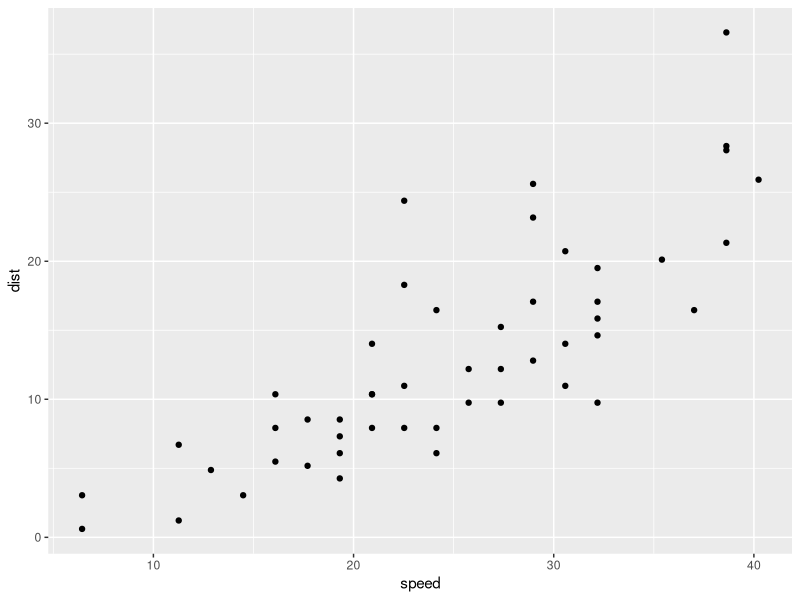
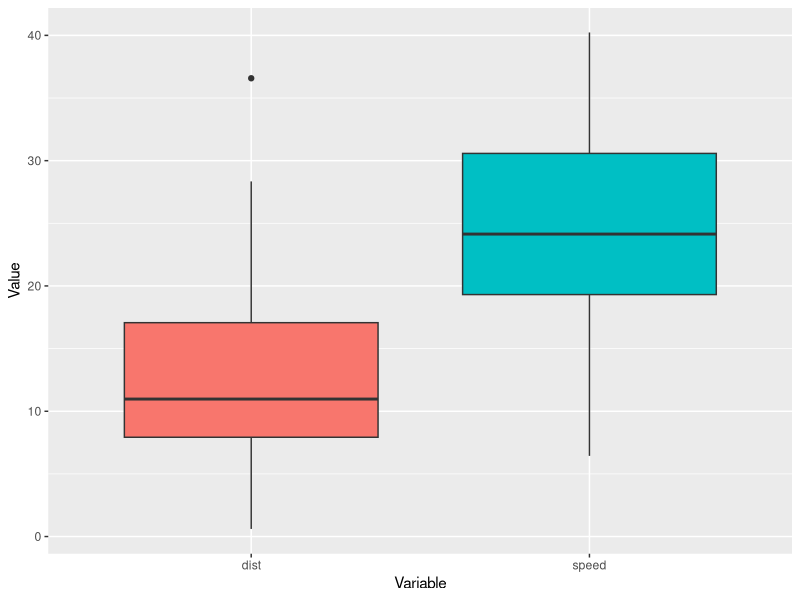
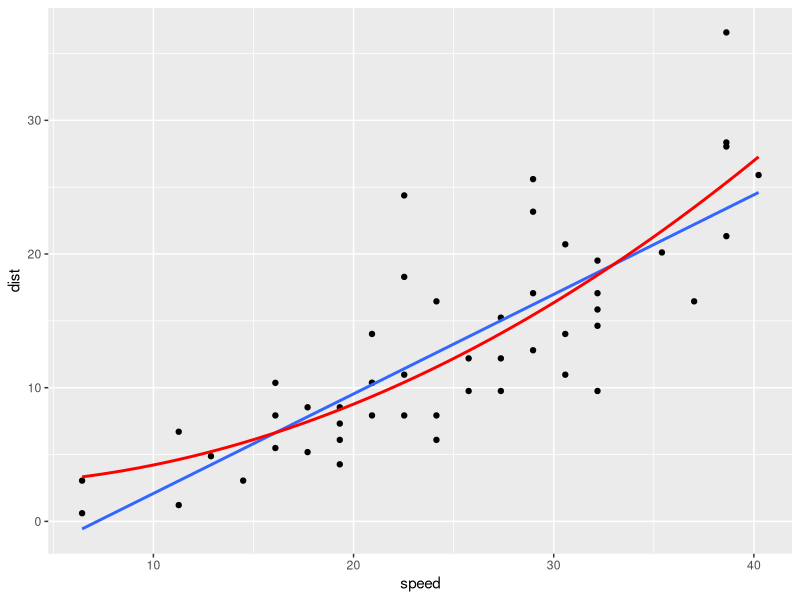
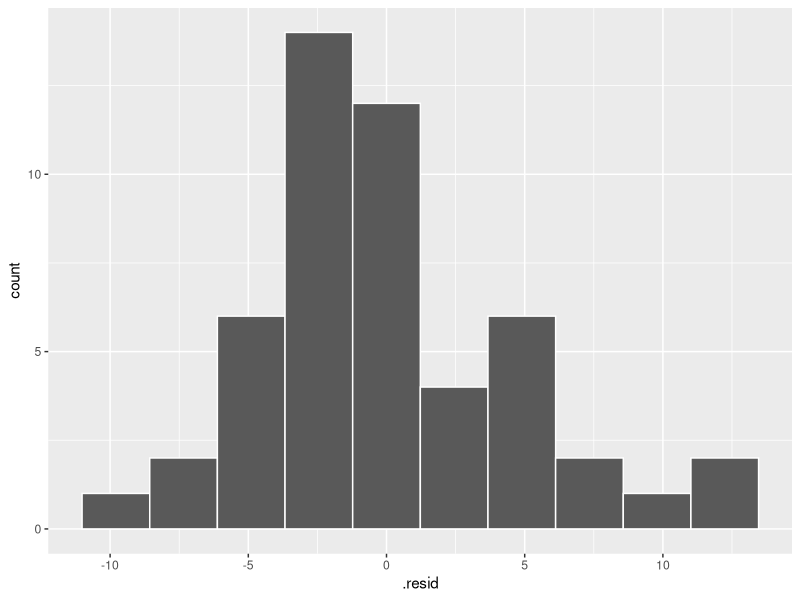
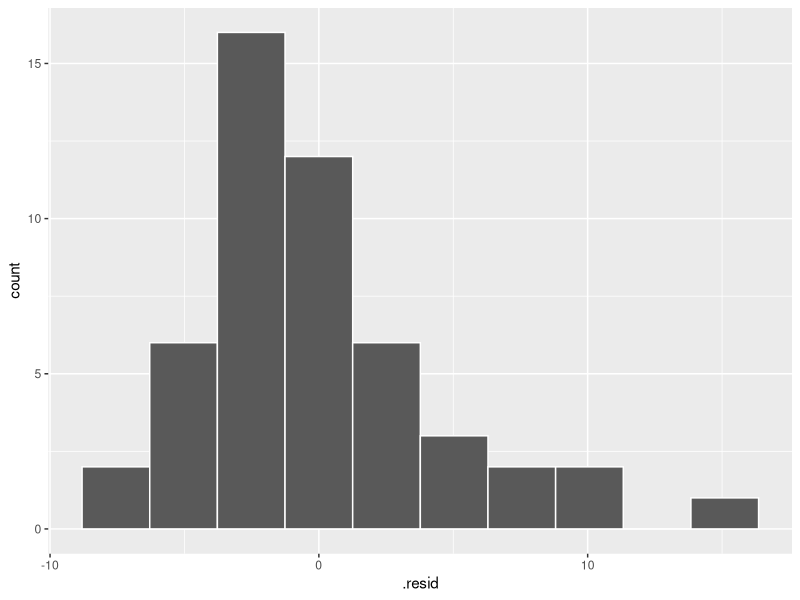

Write R code to recreate these figures, in order.
library(tidyverse)
library(broom)

# Krok 1: import danych ----
data(cars)

# Krok 2: analiza danych ----
summary(cars)

## przygotowanie danych ----
# Konwersja mil na km
cars$speed = cars$speed * 1.609344

# Konwersja stóp na metry
cars$dist = cars$dist * 0.3048

summary(cars)

## wizualizacja danych ----
ggplot(cars, aes(x = speed, y = dist)) +
  geom_point()

cars %>%
  pivot_longer(cols = 1:2, names_to = 'Variable', values_to = 'Value') %>%
  ggplot(aes(x = Variable, y = Value, fill = Variable)) +
  geom_boxplot() +
  theme(legend.position = 'none')

# Krok 3: wybór zmiennych ----

# Krok 4: trenowanie modelu ----
model_1 = lm(dist ~ speed, data = cars)
model_2 = lm(dist ~ I(speed^2), data = cars)

# Krok 5: ocena modelu ----
summary(model_1)
summary(model_2)

ggplot(cars, aes(x = speed, y = dist)) +
  geom_point() +
  geom_smooth(formula = 'y ~ x', method = 'lm', se = FALSE) +
  geom_smooth(formula = 'y ~ I(x^2)', method = 'lm', se = FALSE, color = 'red')

## reszty modelu ----
cars_model_1 = augment(model_1)
cars_model_2 = augment(model_2)

ggplot(cars_model_1, aes(.resid)) +
  geom_histogram(color = 'white', bins = 10)

ggplot(cars_model_2, aes(.resid)) +
  geom_histogram(color = 'white', bins = 10)

# Krok 6: prognozowanie ----
new_data = data.frame(speed = c(30, 50, 80))
predict(model_1, newdata = new_data)
predict(model_2, newdata = new_data)
